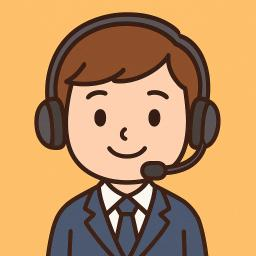
#> input picture static_datas/image/profile.jpg, 256 x 256 px
$ python -i removeBg.py   (imports and definitions only)
#> lines starting #> are read from the running program, lines starting #| are printed output that depends on the picture; after the words box and inside, x2 and y2 are one past the last pixel; in counts of white or black regions, pixels touching at a corner belong together
#> further down, picture is the input picture: shape (256, 256, 3); mean B, G, R 99, 147, 191.9
import numpy as np

import cv2.mat_wrapper


def segmentBackground(image: np.ndarray, is_all_in_one: bool,
                      kmeans_K: int = 6, kmeans_max_iter: int = 10, kmeans_epsilon: float = 0.1, kmeans_attempts: int = 3,
                      border_thickness: int = 5, border_buffer: int = 1, min_object_size: int = 3) -> np.ndarray:

#> called with is_all_in_one = True, kmeans_K = 6, kmeans_max_iter = 10, kmeans_epsilon = 0.1, kmeans_attempts = 3, border_thickness = 5, border_buffer = 1, min_object_size = 3
    if image is None:
        print('空图片!')
        return None

    if 3 == image.ndim and 4 == image.shape[-1]:
        print('已有透明通道!')
        return None

    if min(image.shape[:2]) < 3*border_thickness:
        print('图像过小!')
        return None

    image_height, image_width, image_channels = (
        image.shape if 3 == image.ndim else image.shape + (1,))
#> image_height = 256; image_width = 256; image_channels = 3
    kmeans_flags = cv2.KMEANS_RANDOM_CENTERS
    kmeans_criteria = (cv2.TERM_CRITERIA_MAX_ITER + cv2.TERM_CRITERIA_EPS,
                       kmeans_max_iter, kmeans_epsilon)
    _, label_map, color_centers = cv2.kmeans(
        image.reshape([-1, image_channels]).astype(np.float32),
        kmeans_K, None, kmeans_criteria, kmeans_attempts, kmeans_flags)
#> color_centers = [[24.71, 36.15, 62.44], [180.7, 210.6, 252], [44.91, 79.16, 138.1], [106.8, 191.1, 252.6], [99.86, 84.89, 81.77], [116.3, 149.7, 187.4]]
    label_map = label_map.reshape([image_height, image_width])
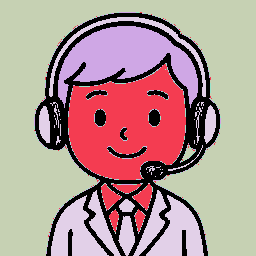
#> label_map: shape (256, 256) int32; 6 distinct labels, from 0 to 5; one colour per label, 0 black

    WHITE_COLOR_THRESH = 240
    white_valids = np.all(color_centers > WHITE_COLOR_THRESH, 1)
#> white_valids = [False, False, False, False, False, False]
    white_labels = np.arange(kmeans_K)[white_valids]
#> white_labels = empty array
    # numpy.vectorize 太慢了，怀疑没并行
    # white_varify = np.vectorize(lambda x: x in white_labels)

    label_bars = [label_map[:border_thickness, :-border_thickness],
                  label_map[-border_thickness:, border_thickness:],
                  label_map[border_thickness:, :border_thickness],
                  label_map[:-border_thickness, -border_thickness:]]

    is_white_background = False
    background_mask = None
    white_include_number = 0
    min_object_size += (min_object_size+1) % 2
    open_kernel = np.ones([min_object_size, min_object_size])
    for label_bar in label_bars:
        # numpy.vectorize 太慢了，怀疑没并行
        # background_mask = white_varify(label_bar).astype(np.uint8)
        background_mask = np.full_like(label_bar, False, bool)
        for white_label in white_labels:
            background_mask |= label_bar == white_label
        background_mask = background_mask.astype(np.uint8)
        if np.any(cv2.morphologyEx(background_mask, cv2.MORPH_OPEN, open_kernel)):
            white_include_number += 1
        if 2 < white_include_number:
            is_white_background = True
            break
#> this loop made 4 passes
#> after the loop, white_include_number = 0

    if is_white_background:
        # numpy.vectorize 太慢了，怀疑没并行
        # background_mask = white_varify(label_map).astype(np.uint8)
        background_mask = np.full_like(label_map, False, bool)
        for white_label in white_labels:
            background_mask |= label_map == white_label
    else:
        background_ID = np.argmax(np.bincount(
            np.concatenate([label_bar.reshape(-1) for label_bar in label_bars])))
#> background_ID = 3
        background_mask = label_map == background_ID
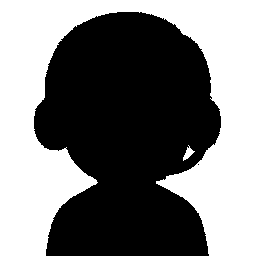
#> background_mask: shape (256, 256) bool; 47.5% white; 2 white regions, box (x1, y1, x2, y2) and area: (0, 0, 256, 256) 31060, (183, 145, 195, 161) 80

    if is_all_in_one:
        return 0 < cv2.dilate(background_mask.astype(np.uint8), np.ones((3, 3), dtype=np.uint8))
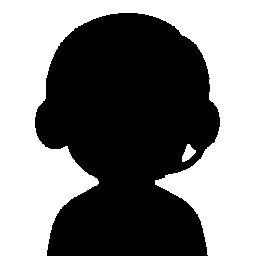
#> returned value: shape (256, 256) bool; 49.1% white; 2 white regions, box (x1, y1, x2, y2) and area: (0, 0, 256, 256) 32008, (182, 144, 196, 162) 142
        return background_mask

    region_count, region_label, region_stats, region_centroids = cv2.connectedComponentsWithStats(
        background_mask.astype(np.uint8))
    if region_count < 2:
        print('区域过少!')
        return None

    XYXYs = [(box[0], box[1], box[0]+box[2], box[1]+box[3])
             for box in region_stats[1:, :-1]]
    limit = (border_buffer, border_buffer, image_width -
             border_buffer, image_height-border_buffer)

    def border_varify(
        x): return x[0] <= limit[0] or x[1] <= limit[1] or limit[2] <= x[2] or limit[3] <= x[3]
    region_indices = np.arange(1, region_count)[
        list(map(border_varify, XYXYs))]
    # numpy.vectorize 太慢了，怀疑没并行
    # background_filter = np.vectorize(lambda x: x in region_indices)
    # filtered_background_mask = background_filter(region_label)
    filtered_background_mask = np.full_like(region_label, False, bool)
    for region_index in region_indices:
        filtered_background_mask |= region_label == region_index

    return 0 < cv2.dilate(filtered_background_mask.astype(np.uint8), np.ones((3, 3), dtype=np.uint8))
    return filtered_background_mask

def removebackground(img: np.ndarray):

    if img.ndim == 3 and img.shape[2] == 4 and np.min(img[:,:,3]) < 128:
        return np.concatenate([img[:,:,:3], np.where(img[:,:,3:] < 128, 0, 255).astype(img.dtype)], axis=2)

    content = img[:,:,:3]
    filtered_background_mask = segmentBackground(image=content, is_all_in_one=True)
    alpha = np.where(filtered_background_mask, 0, 255).astype(img.dtype)

    image = np.zeros((content.shape[0], content.shape[1], 4), dtype=np.uint8)
    image[:, :, 0:3] = content
    image[:, :, -1] = alpha

    return image

>>> import cv2
>>> picture = cv2.imread('../static_datas/image/profile.jpg')
>>> result = removebackground(picture)
